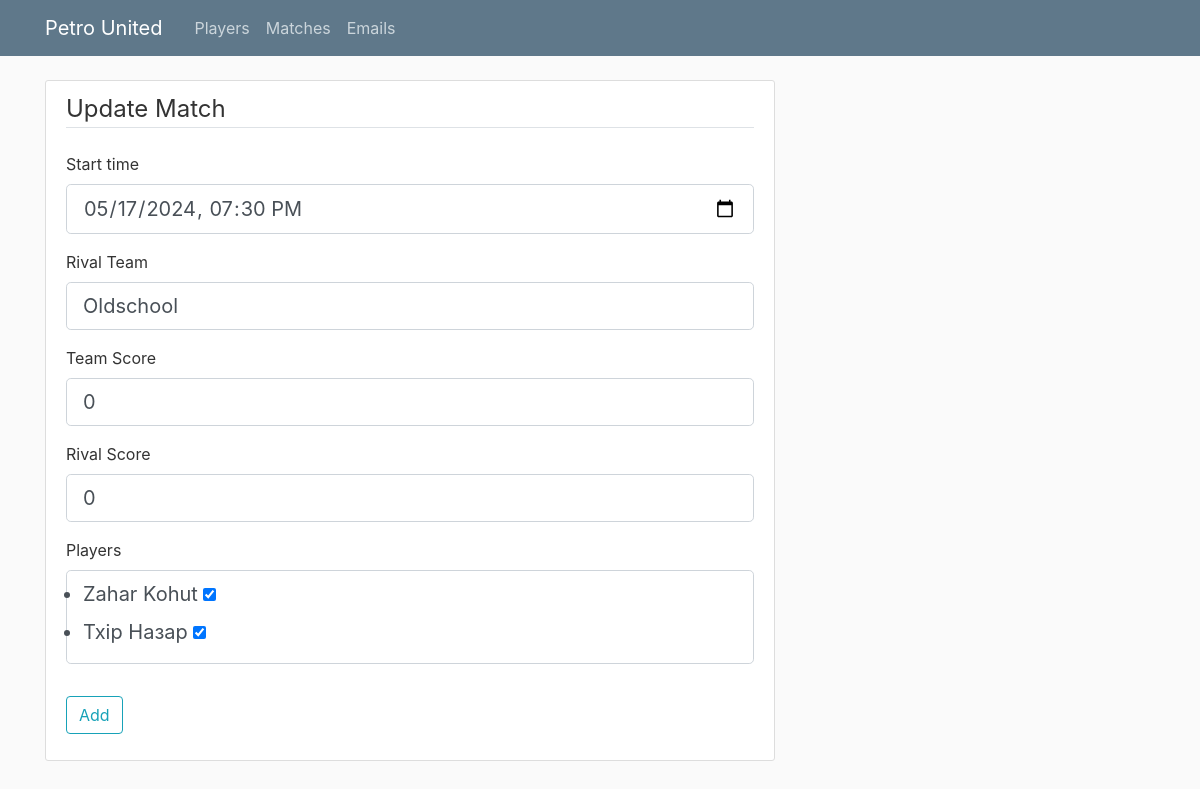
/match/update/1, run on an earlier commit of the app's database.
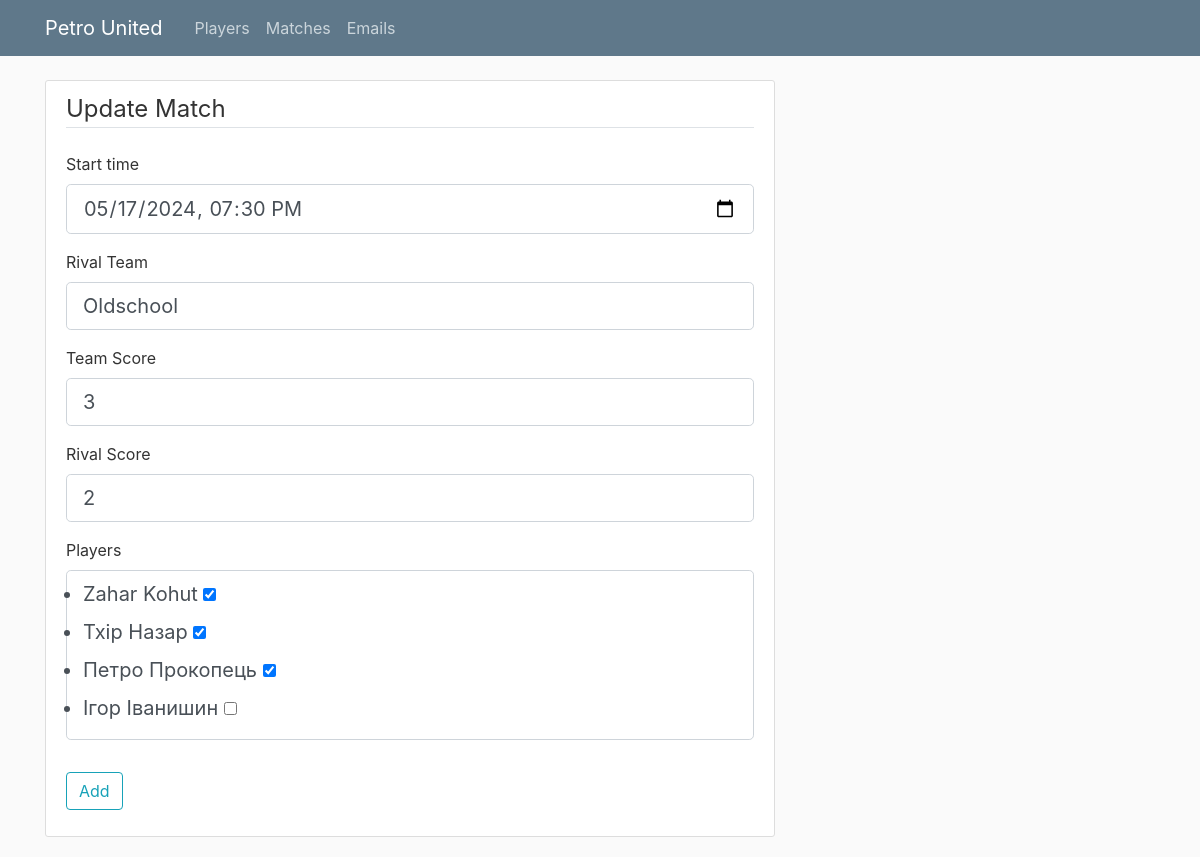
And on a later commit of the database.
### main/models.py (models this page shows, shortened)
class Match(Base):
    __tablename__ = "match"
    match_id = Column(Integer, unique=True, nullable=False, primary_key=True)
    start_time = Column(DateTime, nullable=False)
    rival_team = Column(String, nullable=False)
    team_score = Column(Integer, nullable=False, default=0)
    rival_score = Column(Integer, nullable=False, default=0)
    statistics = relationship("Statistic", back_populates="match")
    highlights = relationship("Highlight", back_populates="match")

### main/routes.py (the view, shortened to what this page needs)
@app.route("/match/update/<int:match_id>", methods = ["POST", "GET"])
def update_match(match_id):
    session = Session()
    match = session.query(Match).filter_by(match_id = match_id).first()
    if not match:
        abort(404)
    players_lst = []
    relations = session.query(Relation).filter_by(match_id = match_id).all()
    for relation in relations:
        players_lst.append(str(relation.player_id))
    form = MatchForm()
    players = session.query(Player).all()
    choices = [(str(player.player_id), player.first_name + " " + player.last_name) for player in players]
    form.players.choices = choices
    form.start_time.data = match.start_time
    form.rival_team.data = match.rival_team
    form.team_score.data = match.team_score
    form.rival_score.data = match.rival_score
    form.players.data = players_lst
    return render_template("add_match.html", legend = "Update Match", form = form)

### main/forms.py
class MatchForm(FlaskForm):
    start_time = DateTimeLocalField('Start time', validators=[InputRequired()],
            format='%Y-%m-%dT%H:%M')
    rival_team = StringField('Rival Team', validators=[InputRequired()])
    team_score = IntegerField('Team Score', validators=[InputRequired()])
    rival_score = IntegerField('Rival Score', validators=[InputRequired()])
    players = MultiCheckboxField("Players", choices=[])
    submit = SubmitField("Add")

### main/templates/add_match.html (shortened to what this page needs)
{% extends "layout.html" %}
{% block content %}
<div class="content-section">
    <form method="POST" enctype="multipart/form-data">
        <fieldset class="form-group">
            <legend class="border-bottom mb-4">{{ legend }}</legend>
            <div class="form-group">
                {{ form.start_time.label(class="form-control-label") }}
                {% if form.start_time.errors %}
                    {{ form.start_time(class="form-control form-control-lg is-invalid") }}
                    <div class="invalid-feedback">
                        {% for error in form.start_time.errors %}
                            <span>{{ error }}</span>
                        {% endfor %}
                    </div>
                {% else %}
                    {{ form.start_time(class="form-control form-control-lg", type="datetime-local") }}
                {% endif %}
            </div>
            <div class="form-group">
                {{ form.rival_team.label(class="form-control-label") }}
                {% if form.rival_team.errors %}
                    {{ form.rival_team(class="form-control form-control-lg is-invalid") }}
                    <div class="invalid-feedback">
                        {% for error in form.rival_team.errors %}
                            <span>{{ error }}</span>
                        {% endfor %}
                    </div>
                {% else %}
                    {{ form.rival_team(class="form-control form-control-lg") }}
                {% endif %}
            </div>
            <div class="form-group">
                {{ form.team_score.label(class="form-control-label") }}
                {% if form.team_score.errors %}
                    {{ form.team_score(class="form-control form-control-lg is-invalid") }}
                    <div class="invalid-feedback">
                        {% for error in form.team_score.errors %}
                            <span>{{ error }}</span>
                        {% endfor %}
                    </div>
                {% else %}
                    {{ form.team_score(class="form-control form-control-lg") }}
                {% endif %}
            </div>
            <div class="form-group">
                {{ form.rival_score.label(class="form-control-label") }}
                {% if form.rival_score.errors %}
                    {{ form.rival_score(class="form-control form-control-lg is-invalid") }}
                    <div class="invalid-feedback">
                        {% for error in form.rival_score.errors %}
                            <span>{{ error }}</span>
                        {% endfor %}
                    </div>
                {% else %}
                    {{ form.rival_score(class="form-control form-control-lg") }}
                {% endif %}
            </div>
            <div class="form-group">
                {{ form.players.label(class="form-control-label") }}
                {% if form.players.errors %}
                    {{ form.players(class="form-control form-control-lg is-invalid") }}
                    <div class="invalid-feedback">
                        {% for error in form.players.errors %}
                            <span>{{ error }}</span>
                        {% endfor %}
                    </div>
                {% else %}
                    {{ form.players(class="form-control form-control-lg") }}
                {% endif %}
            </div>
        </fieldset>
        <div class="form-group">
            {{ form.submit(class="btn btn-outline-info") }}
        </div>
    </form>
</div>
{% endblock content %}

What changed in the data, as far as the page shows it:
changed Match "Oldschool": team_score "0" → "3"; rival_score "0" → "2"
Also different on the page:
form field players: "☑ ☑" → "☑ ☑ ☑ ☐"
text no longer shown: "Zahar Kohut Тхір Назар"
text now shown: "Zahar Kohut Тхір Назар Петро Прокопець Ігор Іванишин"
